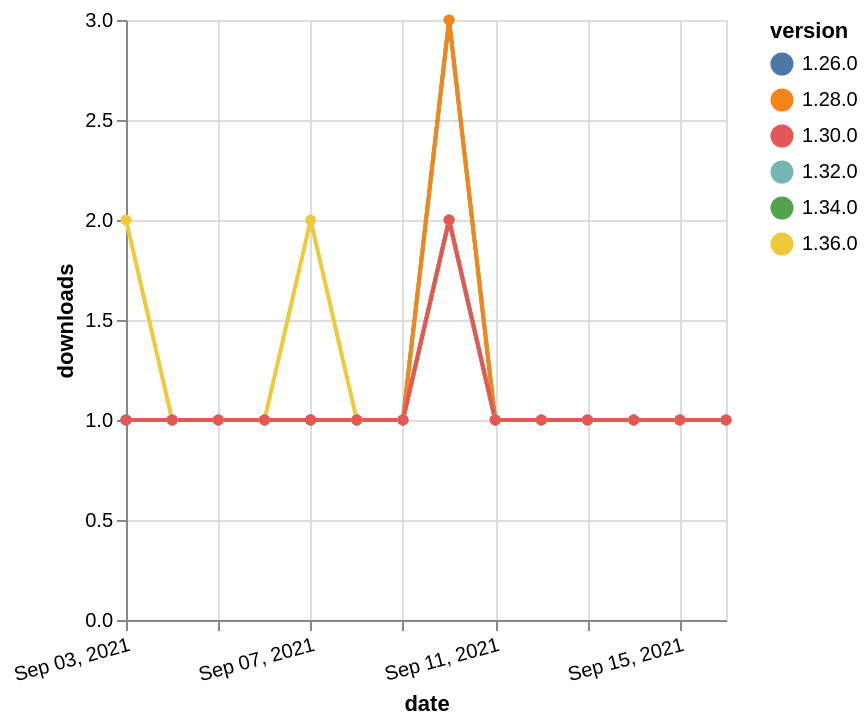

The Vega-Lite source for this figure:
### Vega-Lite specification from a JSON file in a GitHub repository (floating-point values rounded to 4 significant figures)
{"$schema": "https://vega.github.io/schema/vega-lite/v5.json", "description": "A simple bar chart with embedded data.", "data": {"values": [{"date": "2021-09-03", "total": 201, "delta": 1, "version": "1.34.0"}, {"date": "2021-09-04", "total": 202, "delta": 1, "version": "1.34.0"}, {"date": "2021-09-05", "total": 203, "delta": 1, "version": "1.34.0"}, {"date": "2021-09-06", "total": 204, "delta": 1, "version": "1.34.0"}, {"date": "2021-09-07", "total": 205, "delta": 1, "version": "1.34.0"}, {"date": "2021-09-08", "total": 206, "delta": 1, "version": "1.34.0"}, {"date": "2021-09-09", "total": 207, "delta": 1, "version": "1.34.0"}, {"date": "2021-09-10", "total": 210, "delta": 3, "version": "1.34.0"}, {"date": "2021-09-11", "total": 211, "delta": 1, "version": "1.34.0"}, {"date": "2021-09-12", "total": 212, "delta": 1, "version": "1.34.0"}, {"date": "2021-09-13", "total": 213, "delta": 1, "version": "1.34.0"}, {"date": "2021-09-14", "total": 214, "delta": 1, "version": "1.34.0"}, {"date": "2021-09-15", "total": 215, "delta": 1, "version": "1.34.0"}, {"date": "2021-09-16", "total": 216, "delta": 1, "version": "1.34.0"}, {"date": "2021-09-03", "total": 172, "delta": 1, "version": "1.32.0"}, {"date": "2021-09-04", "total": 173, "delta": 1, "version": "1.32.0"}, {"date": "2021-09-05", "total": 174, "delta": 1, "version": "1.32.0"}, {"date": "2021-09-06", "total": 175, "delta": 1, "version": "1.32.0"}, {"date": "2021-09-07", "total": 176, "delta": 1, "version": "1.32.0"}, {"date": "2021-09-08", "total": 177, "delta": 1, "version": "1.32.0"}, {"date": "2021-09-09", "total": 178, "delta": 1, "version": "1.32.0"}, {"date": "2021-09-10", "total": 180, "delta": 2, "version": "1.32.0"}, {"date": "2021-09-11", "total": 181, "delta": 1, "version": "1.32.0"}, {"date": "2021-09-12", "total": 182, "delta": 1, "version": "1.32.0"}, {"date": "2021-09-13", "total": 183, "delta": 1, "version": "1.32.0"}, {"date": "2021-09-14", "total": 184, "delta": 1, "version": "1.32.0"}, {"date": "2021-09-15", "total": 185, "delta": 1, "version": "1.32.0"}, {"date": "2021-09-16", "total": 186, "delta": 1, "version": "1.32.0"}, {"date": "2021-09-03", "total": 351, "delta": 1, "version": "1.28.0"}, {"date": "2021-09-04", "total": 352, "delta": 1, "version": "1.28.0"}, {"date": "2021-09-05", "total": 353, "delta": 1, "version": "1.28.0"}, {"date": "2021-09-06", "total": 354, "delta": 1, "version": "1.28.0"}, {"date": "2021-09-07", "total": 355, "delta": 1, "version": "1.28.0"}, {"date": "2021-09-08", "total": 356, "delta": 1, "version": "1.28.0"}, {"date": "2021-09-09", "total": 357, "delta": 1, "version": "1.28.0"}, {"date": "2021-09-10", "total": 360, "delta": 3, "version": "1.28.0"}, {"date": "2021-09-11", "total": 361, "delta": 1, "version": "1.28.0"}, {"date": "2021-09-12", "total": 362, "delta": 1, "version": "1.28.0"}, {"date": "2021-09-13", "total": 363, "delta": 1, "version": "1.28.0"}, {"date": "2021-09-14", "total": 364, "delta": 1, "version": "1.28.0"}, {"date": "2021-09-15", "total": 365, "delta": 1, "version": "1.28.0"}, {"date": "2021-09-16", "total": 366, "delta": 1, "version": "1.28.0"}, {"date": "2021-09-03", "total": 248, "delta": 1, "version": "1.26.0"}, {"date": "2021-09-04", "total": 249, "delta": 1, "version": "1.26.0"}, {"date": "2021-09-05", "total": 250, "delta": 1, "version": "1.26.0"}, {"date": "2021-09-06", "total": 251, "delta": 1, "version": "1.26.0"}, {"date": "2021-09-07", "total": 252, "delta": 1, "version": "1.26.0"}, {"date": "2021-09-08", "total": 253, "delta": 1, "version": "1.26.0"}, {"date": "2021-09-09", "total": 254, "delta": 1, "version": "1.26.0"}, {"date": "2021-09-10", "total": 256, "delta": 2, "version": "1.26.0"}, {"date": "2021-09-11", "total": 257, "delta": 1, "version": "1.26.0"}, {"date": "2021-09-12", "total": 258, "delta": 1, "version": "1.26.0"}, {"date": "2021-09-13", "total": 259, "delta": 1, "version": "1.26.0"}, {"date": "2021-09-14", "total": 260, "delta": 1, "version": "1.26.0"}, {"date": "2021-09-15", "total": 261, "delta": 1, "version": "1.26.0"}, {"date": "2021-09-16", "total": 262, "delta": 1, "version": "1.26.0"}, {"date": "2021-09-03", "total": 128, "delta": 2, "version": "1.36.0"}, {"date": "2021-09-04", "total": 129, "delta": 1, "version": "1.36.0"}, {"date": "2021-09-05", "total": 130, "delta": 1, "version": "1.36.0"}, {"date": "2021-09-06", "total": 131, "delta": 1, "version": "1.36.0"}, {"date": "2021-09-07", "total": 133, "delta": 2, "version": "1.36.0"}, {"date": "2021-09-08", "total": 134, "delta": 1, "version": "1.36.0"}, {"date": "2021-09-09", "total": 135, "delta": 1, "version": "1.36.0"}, {"date": "2021-09-10", "total": 137, "delta": 2, "version": "1.36.0"}, {"date": "2021-09-11", "total": 138, "delta": 1, "version": "1.36.0"}, {"date": "2021-09-12", "total": 139, "delta": 1, "version": "1.36.0"}, {"date": "2021-09-13", "total": 140, "delta": 1, "version": "1.36.0"}, {"date": "2021-09-14", "total": 141, "delta": 1, "version": "1.36.0"}, {"date": "2021-09-15", "total": 142, "delta": 1, "version": "1.36.0"}, {"date": "2021-09-16", "total": 143, "delta": 1, "version": "1.36.0"}, {"date": "2021-09-03", "total": 191, "delta": 1, "version": "1.30.0"}, {"date": "2021-09-04", "total": 192, "delta": 1, "version": "1.30.0"}, {"date": "2021-09-05", "total": 193, "delta": 1, "version": "1.30.0"}, {"date": "2021-09-06", "total": 194, "delta": 1, "version": "1.30.0"}, {"date": "2021-09-07", "total": 195, "delta": 1, "version": "1.30.0"}, {"date": "2021-09-08", "total": 196, "delta": 1, "version": "1.30.0"}, {"date": "2021-09-09", "total": 197, "delta": 1, "version": "1.30.0"}, {"date": "2021-09-10", "total": 199, "delta": 2, "version": "1.30.0"}, {"date": "2021-09-11", "total": 200, "delta": 1, "version": "1.30.0"}, {"date": "2021-09-12", "total": 201, "delta": 1, "version": "1.30.0"}, {"date": "2021-09-13", "total": 202, "delta": 1, "version": "1.30.0"}, {"date": "2021-09-14", "total": 203, "delta": 1, "version": "1.30.0"}, {"date": "2021-09-15", "total": 204, "delta": 1, "version": "1.30.0"}, {"date": "2021-09-16", "total": 205, "delta": 1, "version": "1.30.0"}]}, "width": "container", "mark": {"type": "line", "point": {"filled": true}}, "encoding": {"x": {"field": "date", "type": "temporal", "timeUnit": "yearmonthdate", "title": "date", "axis": {"labelAngle": -15}}, "y": {"field": "delta", "type": "quantitative", "title": "downloads"}, "color": {"field": "version", "type": "nominal"}, "tooltip": {"field": "delta"}}}
